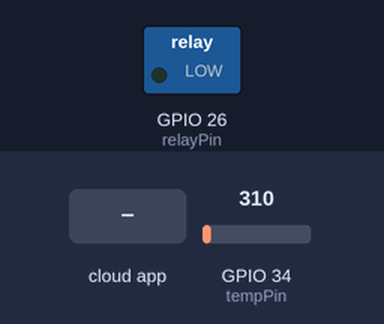
The sketch below on a simulated ESP32. Shown: switched loads named in the sketch (green lamp = pin HIGH). The test bench sets the inputs (shaded band); at power-on: GPIO 34 (tempPin) = 310. WiFi joins after 1.5 s; servers stay silent unless stated; the Firebase database answers and starts empty; what the sketch prints to the serial monitor is not drawn.

Above: at 2.7 s.
2.8 s: the phone or cloud app sets fan_status to ON
At 5.5 s:
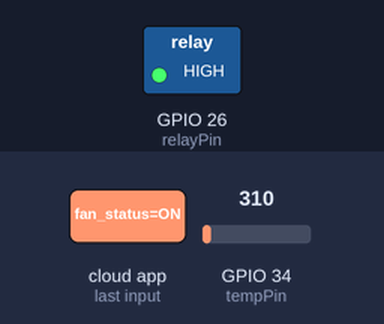
Timing chart, 0 to 7.0 s (numbered marks = the images above; inputs shaded):
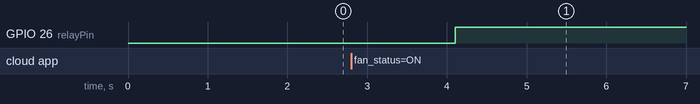

The sketch:

main.ino
```cpp
#include <WiFi.h>
#include <FirebaseESP32.h>

// WiFi
#define WIFI_SSID "YOUR_WIFI"
#define WIFI_PASSWORD "YOUR_PASSWORD"

// Firebase
#define FIREBASE_HOST "your-project.firebaseio.com"
#define FIREBASE_AUTH "your_firebase_secret"

FirebaseData fbdo;

// Sensors
int tempPin = 34;
int relayPin = 26;

void setup() {
  Serial.begin(115200);

  pinMode(relayPin, OUTPUT);

  WiFi.begin(WIFI_SSID, WIFI_PASSWORD);
  while (WiFi.status() != WL_CONNECTED) {
    delay(500);
    Serial.print(".");
  }

  Firebase.begin(FIREBASE_HOST, FIREBASE_AUTH);
}

void loop() {
  int tempValue = analogRead(tempPin);
  float temperature = (tempValue * 3.3 / 4095.0) * 100;

  // Send data to Firebase
  Firebase.setFloat(fbdo, "/sensor/temperature", temperature);

  // Receive AI decision
  Firebase.getString(fbdo, "/ai/fan_status");
  String fanStatus = fbdo.stringData();

  if (fanStatus == "ON") {
    digitalWrite(relayPin, HIGH);
  } else {
    digitalWrite(relayPin, LOW);
  }

  delay(2000);
}
```

Measured:
- after the input at 2.8 s, GPIO 26 (relayPin): LOW → HIGH after 1.3 s
